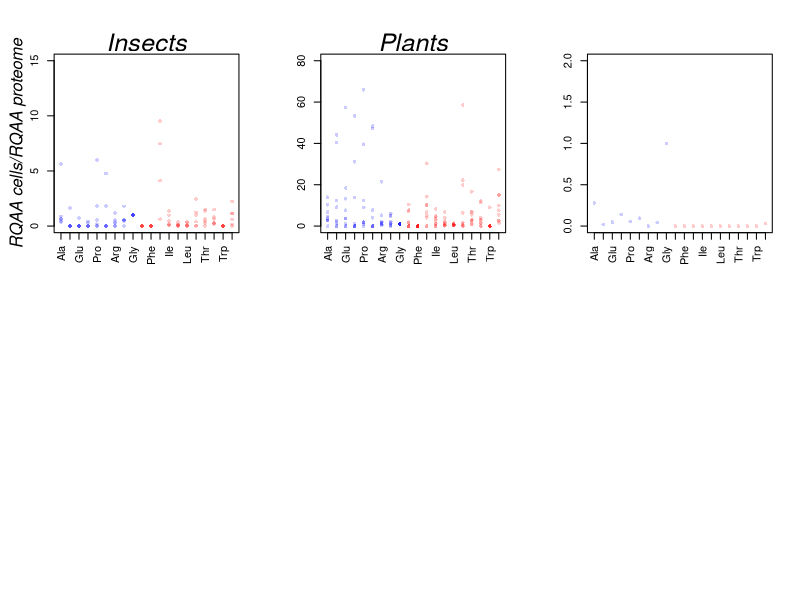

Generate this figure with R: (Note: this script raises an error after producing the figure.)
library(scales)
setwd("<specify_here_the_path_where_you_put_dataFigure4.csv>")

par(mfrow=c(2,3))

data1 <- read.csv("dataFigure4.csv")

plot.aminodist <- function(x,labels,color,df,lim,size,alpha) 
{
  n <- length(colnames(df))
  y <- df[,1]
  plot(x,y,pch=16,cex=size,xaxt='n',xlab="", ylab="",col=alpha(color,alpha), ylim=lim)
  axis(1,at=x,labels=labels,las=2)
  apply(df[,2:n],MARGIN=2,FUN=function(y) {points(x,y,pch=16,cex=size,col=alpha(color,alpha))})
}

lim1=c(0,15)
plot.aminodist(data1[,1],data1[,2],c(rep('blue',9),rep('red',11)),data1[,c(13,18,9,10,11,12)],lim1,0.75,0.2)
l1=c(paste0('Insects'))
mtext(l1, side=3, line=0, cex=1.5, font=3)
l2=c(paste0('RQAA cells/RQAA proteome'))
mtext(l2, side=2, line=2.2, cex=1.0, font=3)

lim2=c(0,80)
plot.aminodist(data1[,1],data1[,2],c(rep('blue',9),rep('red',11)),data1[,c(15,22,24,25,7,8,23,16,40)],lim2,0.75,0.2)
l1=c(paste0('Plants'))
mtext(l1, side=3, line=0, cex=1.5, font=3)

lim3=c(0,2)
plot.aminodist(data1[,1],data1[,2],c(rep('blue',9),rep('red',11)),data1[,c(42,14)],lim3,0.75,0.2)
l1=c(paste0('Fish'))
mtext(l1, side=3, line=0, cex=1.5, font=3)

lim4=c(0,30)
plot.aminodist(data1[,1],data1[,2],c(rep('blue',9),rep('red',11)),data1[,c(43,44,45,46,47,48,49,50,5,6,51)],lim4,0.75,0.2)
l1=c(paste0('Bacteria'))
mtext(l1, side=3, line=0, cex=1.5, font=3)
l2=c(paste0('RQAA cells/RQAA proteome'))
mtext(l2, side=2, line=2.2, cex=1.0, font=3)

lim5=c(0,40)
plot.aminodist(data1[,1],data1[,2],c(rep('blue',9),rep('red',11)),data1[,c(20,21,41,26,27,28,29,30,31,32,33,34,35,36,37,38,39)],lim5,0.75,0.2)
l1=c(paste0('Fungi'))
mtext(l1, side=3, line=0, cex=1.5, font=3)

lim6=c(0,10)
plot.aminodist(data1[,1],data1[,2],c(rep('blue',9),rep('red',11)),data1[,c(19,17,3,4)],lim6,0.75,0.2)
l1=c(paste0('Animals'))
mtext(l1, side=3, line=0, cex=1.5, font=3)

